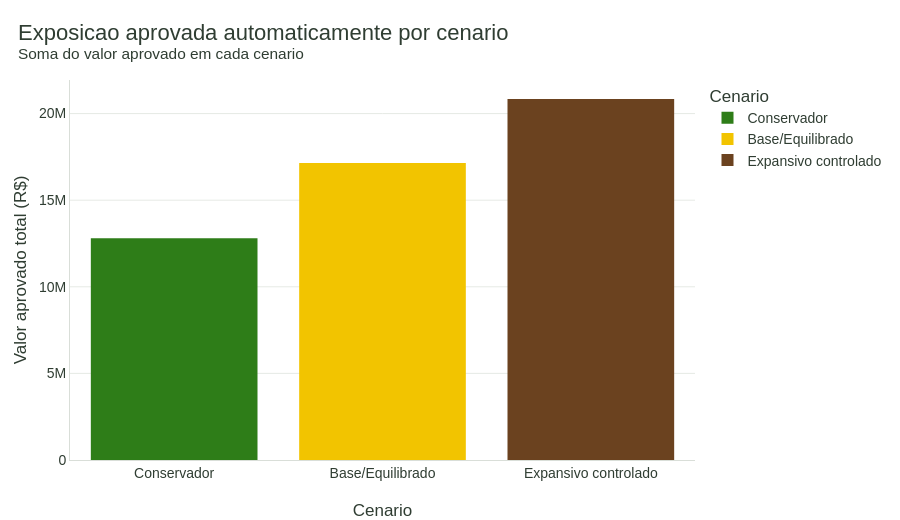
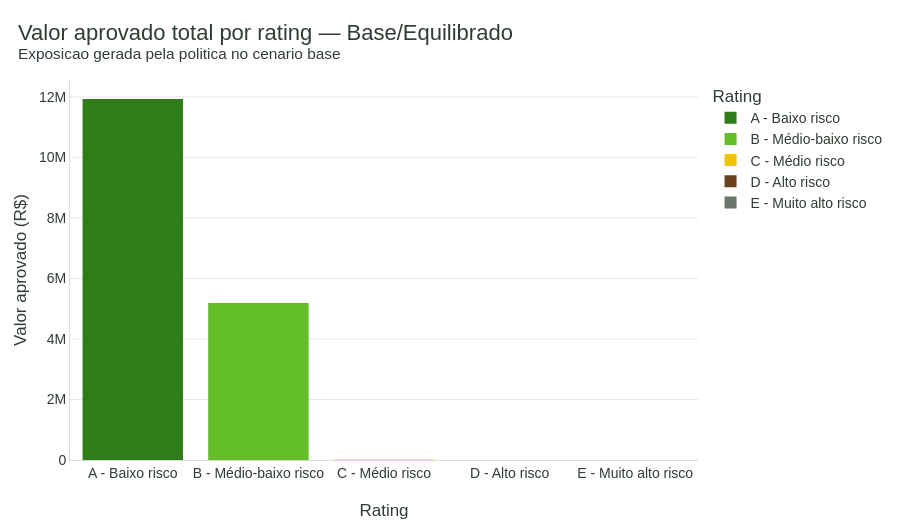
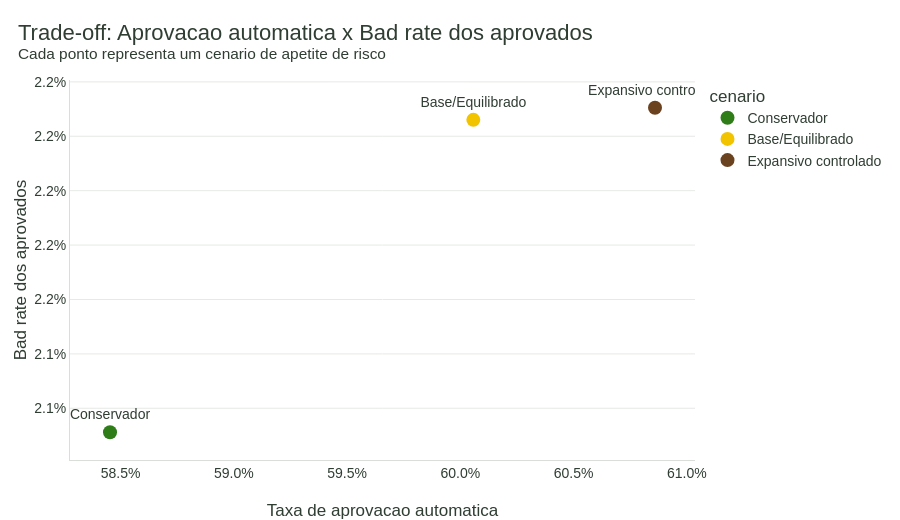
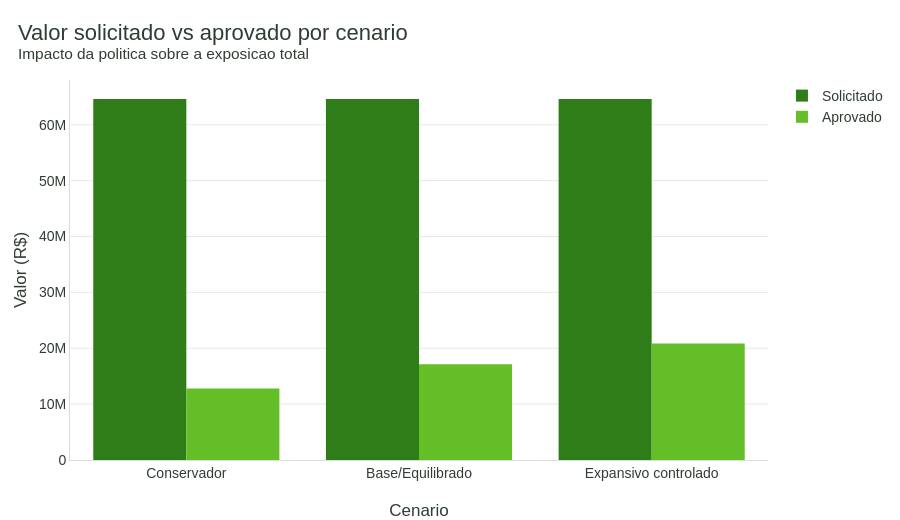

Notebook code for these charts, in order:
### Code cell
PALETA_CEN = [CORES['verde_principal'], CORES['amarelo'], CORES['marrom']]

# Grafico 4: Exposicao aprovada por cenario
fig4 = px.bar(
    df_impacto, x='cenario', y='valor_aprovado_total', color='cenario',
    color_discrete_sequence=PALETA_CEN,
    labels={'cenario': 'Cenario', 'valor_aprovado_total': 'Valor aprovado total (R$)'},
)
fig4 = aplicar_layout(fig4, titulo='Exposicao aprovada automaticamente por cenario',
    subtitulo='Soma do valor aprovado em cada cenario')
salvar_figura(fig4, caminho_html=str(FIGURES_DIR / '06_impacto_exposicao_cenarios.html'))
fig4.show()

# Grafico 5: Valor aprovado por rating — cenario Base
df_base_rating = df_impacto_rating[df_impacto_rating['cenario'] == 'Base/Equilibrado'].copy()
fig5 = px.bar(
    df_base_rating, x='faixa_risco', y='valor_aprovado_total', color='faixa_risco',
    color_discrete_sequence=PALETA,
    labels={'faixa_risco': 'Rating', 'valor_aprovado_total': 'Valor aprovado (R$)'},
)
fig5 = aplicar_layout(fig5, titulo='Valor aprovado total por rating — Base/Equilibrado',
    subtitulo='Exposicao gerada pela politica no cenario base')
salvar_figura(fig5, caminho_html=str(FIGURES_DIR / '06_impacto_por_rating.html'))
fig5.show()

# Grafico 6: Trade-off aprovacao vs inadimplencia
fig6 = px.scatter(
    df_impacto, x='taxa_aprovacao_automatica_total', y='bad_rate_observado_aprovados',
    text='cenario', color='cenario', color_discrete_sequence=PALETA_CEN,
    labels={
        'taxa_aprovacao_automatica_total': 'Taxa de aprovacao automatica',
        'bad_rate_observado_aprovados':    'Bad rate dos aprovados',
    },
)
fig6 = aplicar_layout(fig6, titulo='Trade-off: Aprovacao automatica x Bad rate dos aprovados',
    subtitulo='Cada ponto representa um cenario de apetite de risco')
fig6.update_layout(xaxis_tickformat='.1%', yaxis_tickformat='.1%')
fig6.update_traces(textposition='top center', marker_size=14)
salvar_figura(fig6, caminho_html=str(FIGURES_DIR / '06_tradeoff_aprovacao_inadimplencia.html'))
fig6.show()

# Grafico 7: Solicitado vs aprovado por cenario
df_vs = df_impacto[['cenario', 'valor_solicitado_total', 'valor_aprovado_total']].melt(
    id_vars='cenario', var_name='tipo', value_name='valor'
)
df_vs['tipo'] = df_vs['tipo'].map({
    'valor_solicitado_total': 'Solicitado',
    'valor_aprovado_total':   'Aprovado',
})
fig7 = px.bar(
    df_vs, x='cenario', y='valor', color='tipo', barmode='group',
    color_discrete_sequence=[CORES['verde_principal'], CORES['verde_vivo']],
    labels={'cenario': 'Cenario', 'valor': 'Valor (R$)', 'tipo': ''},
)
fig7 = aplicar_layout(fig7, titulo='Valor solicitado vs aprovado por cenario',
    subtitulo='Impacto da politica sobre a exposicao total')
salvar_figura(fig7, caminho_html=str(FIGURES_DIR / '06_valor_solicitado_vs_aprovado.html'))
fig7.show()

### Figure 1 — Plotly figure (JSON) as saved in the notebook; plotly's stock layout.template omitted (floating-point values rounded to 4 significant figures)
{"data": [{"hovertemplate": "Cenario=%{x}<br>Valor aprovado total (R$)=%{y}<extra></extra>", "legendgroup": "Conservador", "marker": {"color": "#2E7D18", "pattern": {"shape": ""}}, "name": "Conservador", "orientation": "v", "showlegend": true, "textposition": "auto", "type": "bar", "x": ["Conservador"], "xaxis": "x", "y": [12810000.0], "yaxis": "y"}, {"hovertemplate": "Cenario=%{x}<br>Valor aprovado total (R$)=%{y}<extra></extra>", "legendgroup": "Base/Equilibrado", "marker": {"color": "#F2C400", "pattern": {"shape": ""}}, "name": "Base/Equilibrado", "orientation": "v", "showlegend": true, "textposition": "auto", "type": "bar", "x": ["Base/Equilibrado"], "xaxis": "x", "y": [17140000.0], "yaxis": "y"}, {"hovertemplate": "Cenario=%{x}<br>Valor aprovado total (R$)=%{y}<extra></extra>", "legendgroup": "Expansivo controlado", "marker": {"color": "#6B421F", "pattern": {"shape": ""}}, "name": "Expansivo controlado", "orientation": "v", "showlegend": true, "textposition": "auto", "type": "bar", "x": ["Expansivo controlado"], "xaxis": "x", "y": [20840000.0], "yaxis": "y"}], "layout": {"barmode": "relative", "height": 520, "hovermode": "x unified", "legend": {"title": {"text": "Cenario"}, "tracegroupgap": 0}, "showlegend": true, "title": {"text": "Exposicao aprovada automaticamente por cenario<br><sup>Soma do valor aprovado em cada cenario</sup>"}, "xaxis": {"anchor": "y", "categoryarray": ["Conservador", "Base/Equilibrado", "Expansivo controlado"], "categoryorder": "array", "domain": [0.0, 1.0], "linecolor": "#D9DED8", "showgrid": false, "tickfont": {"color": "#2F3D32"}, "title": {"text": "Cenario"}, "zeroline": false}, "yaxis": {"anchor": "x", "domain": [0.0, 1.0], "gridcolor": "#E6EAE5", "linecolor": "#D9DED8", "showgrid": true, "tickfont": {"color": "#2F3D32"}, "title": {"text": "Valor aprovado total (R$)"}, "zeroline": false}}}

### Figure 2 — Plotly figure (JSON) as saved in the notebook; plotly's stock layout.template omitted (floating-point values rounded to 4 significant figures)
{"data": [{"hovertemplate": "Rating=%{x}<br>Valor aprovado (R$)=%{y}<extra></extra>", "legendgroup": "A - Baixo risco", "marker": {"color": "#2E7D18", "pattern": {"shape": ""}}, "name": "A - Baixo risco", "orientation": "v", "showlegend": true, "textposition": "auto", "type": "bar", "x": ["A - Baixo risco"], "xaxis": "x", "y": [11930000.0], "yaxis": "y"}, {"hovertemplate": "Rating=%{x}<br>Valor aprovado (R$)=%{y}<extra></extra>", "legendgroup": "B - Médio-baixo risco", "marker": {"color": "#64BE28", "pattern": {"shape": ""}}, "name": "B - Médio-baixo risco", "orientation": "v", "showlegend": true, "textposition": "auto", "type": "bar", "x": ["B - Médio-baixo risco"], "xaxis": "x", "y": [5193000.0], "yaxis": "y"}, {"hovertemplate": "Rating=%{x}<br>Valor aprovado (R$)=%{y}<extra></extra>", "legendgroup": "C - Médio risco", "marker": {"color": "#F2C400", "pattern": {"shape": ""}}, "name": "C - Médio risco", "orientation": "v", "showlegend": true, "textposition": "auto", "type": "bar", "x": ["C - Médio risco"], "xaxis": "x", "y": [19310.0], "yaxis": "y"}, {"hovertemplate": "Rating=%{x}<br>Valor aprovado (R$)=%{y}<extra></extra>", "legendgroup": "D - Alto risco", "marker": {"color": "#6B421F", "pattern": {"shape": ""}}, "name": "D - Alto risco", "orientation": "v", "showlegend": true, "textposition": "auto", "type": "bar", "x": ["D - Alto risco"], "xaxis": "x", "y": [0.0], "yaxis": "y"}, {"hovertemplate": "Rating=%{x}<br>Valor aprovado (R$)=%{y}<extra></extra>", "legendgroup": "E - Muito alto risco", "marker": {"color": "#6B756B", "pattern": {"shape": ""}}, "name": "E - Muito alto risco", "orientation": "v", "showlegend": true, "textposition": "auto", "type": "bar", "x": ["E - Muito alto risco"], "xaxis": "x", "y": [0.0], "yaxis": "y"}], "layout": {"barmode": "relative", "height": 520, "hovermode": "x unified", "legend": {"title": {"text": "Rating"}, "tracegroupgap": 0}, "showlegend": true, "title": {"text": "Valor aprovado total por rating — Base/Equilibrado<br><sup>Exposicao gerada pela politica no cenario base</sup>"}, "xaxis": {"anchor": "y", "categoryarray": ["A - Baixo risco", "B - Médio-baixo risco", "C - Médio risco", "D - Alto risco", "E - Muito alto risco"], "categoryorder": "array", "domain": [0.0, 1.0], "linecolor": "#D9DED8", "showgrid": false, "tickfont": {"color": "#2F3D32"}, "title": {"text": "Rating"}, "zeroline": false}, "yaxis": {"anchor": "x", "domain": [0.0, 1.0], "gridcolor": "#E6EAE5", "linecolor": "#D9DED8", "showgrid": true, "tickfont": {"color": "#2F3D32"}, "title": {"text": "Valor aprovado (R$)"}, "zeroline": false}}}

### Figure 3 — Plotly figure (JSON) as saved in the notebook; plotly's stock layout.template omitted (floating-point values rounded to 4 significant figures)
{"data": [{"hovertemplate": "cenario=%{text}<br>Taxa de aprovacao automatica=%{x}<br>Bad rate dos aprovados=%{y}<extra></extra>", "legendgroup": "Conservador", "marker": {"color": "#2E7D18", "size": 14, "symbol": "circle"}, "mode": "markers+text", "name": "Conservador", "orientation": "v", "showlegend": true, "text": ["Conservador"], "textposition": "top center", "type": "scatter", "x": [0.5845], "xaxis": "x", "y": [0.02111], "yaxis": "y"}, {"hovertemplate": "cenario=%{text}<br>Taxa de aprovacao automatica=%{x}<br>Bad rate dos aprovados=%{y}<extra></extra>", "legendgroup": "Base/Equilibrado", "marker": {"color": "#F2C400", "size": 14, "symbol": "circle"}, "mode": "markers+text", "name": "Base/Equilibrado", "orientation": "v", "showlegend": true, "text": ["Base/Equilibrado"], "textposition": "top center", "type": "scatter", "x": [0.6006], "xaxis": "x", "y": [0.02226], "yaxis": "y"}, {"hovertemplate": "cenario=%{text}<br>Taxa de aprovacao automatica=%{x}<br>Bad rate dos aprovados=%{y}<extra></extra>", "legendgroup": "Expansivo controlado", "marker": {"color": "#6B421F", "size": 14, "symbol": "circle"}, "mode": "markers+text", "name": "Expansivo controlado", "orientation": "v", "showlegend": true, "text": ["Expansivo controlado"], "textposition": "top center", "type": "scatter", "x": [0.6086], "xaxis": "x", "y": [0.0223], "yaxis": "y"}], "layout": {"height": 520, "hovermode": "x unified", "legend": {"title": {"text": "cenario"}, "tracegroupgap": 0}, "showlegend": true, "title": {"text": "Trade-off: Aprovacao automatica x Bad rate dos aprovados<br><sup>Cada ponto representa um cenario de apetite de risco</sup>"}, "xaxis": {"anchor": "y", "domain": [0.0, 1.0], "linecolor": "#D9DED8", "showgrid": false, "tickfont": {"color": "#2F3D32"}, "tickformat": ".1%", "title": {"text": "Taxa de aprovacao automatica"}, "zeroline": false}, "yaxis": {"anchor": "x", "domain": [0.0, 1.0], "gridcolor": "#E6EAE5", "linecolor": "#D9DED8", "showgrid": true, "tickfont": {"color": "#2F3D32"}, "tickformat": ".1%", "title": {"text": "Bad rate dos aprovados"}, "zeroline": false}}}

### Figure 4 — Plotly figure (JSON) as saved in the notebook; plotly's stock layout.template omitted (floating-point values rounded to 4 significant figures)
{"data": [{"alignmentgroup": "True", "hovertemplate": "=Solicitado<br>Cenario=%{x}<br>Valor (R$)=%{y}<extra></extra>", "legendgroup": "Solicitado", "marker": {"color": "#2E7D18", "pattern": {"shape": ""}}, "name": "Solicitado", "offsetgroup": "Solicitado", "orientation": "v", "showlegend": true, "textposition": "auto", "type": "bar", "x": ["Conservador", "Base/Equilibrado", "Expansivo controlado"], "xaxis": "x", "y": [64600000.0, 64600000.0, 64600000.0], "yaxis": "y"}, {"alignmentgroup": "True", "hovertemplate": "=Aprovado<br>Cenario=%{x}<br>Valor (R$)=%{y}<extra></extra>", "legendgroup": "Aprovado", "marker": {"color": "#64BE28", "pattern": {"shape": ""}}, "name": "Aprovado", "offsetgroup": "Aprovado", "orientation": "v", "showlegend": true, "textposition": "auto", "type": "bar", "x": ["Conservador", "Base/Equilibrado", "Expansivo controlado"], "xaxis": "x", "y": [12810000.0, 17140000.0, 20840000.0], "yaxis": "y"}], "layout": {"barmode": "group", "height": 520, "hovermode": "x unified", "legend": {"title": {"text": ""}, "tracegroupgap": 0}, "showlegend": true, "title": {"text": "Valor solicitado vs aprovado por cenario<br><sup>Impacto da politica sobre a exposicao total</sup>"}, "xaxis": {"anchor": "y", "domain": [0.0, 1.0], "linecolor": "#D9DED8", "showgrid": false, "tickfont": {"color": "#2F3D32"}, "title": {"text": "Cenario"}, "zeroline": false}, "yaxis": {"anchor": "x", "domain": [0.0, 1.0], "gridcolor": "#E6EAE5", "linecolor": "#D9DED8", "showgrid": true, "tickfont": {"color": "#2F3D32"}, "title": {"text": "Valor (R$)"}, "zeroline": false}}}
